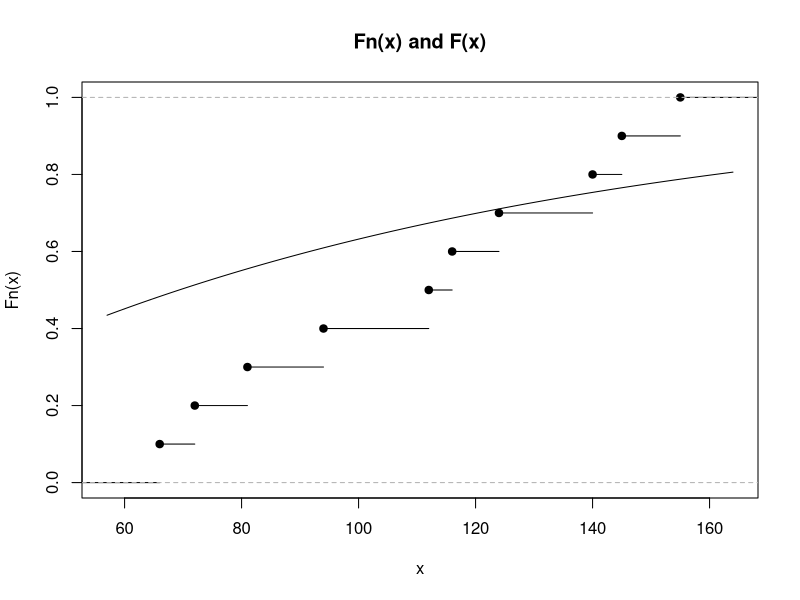
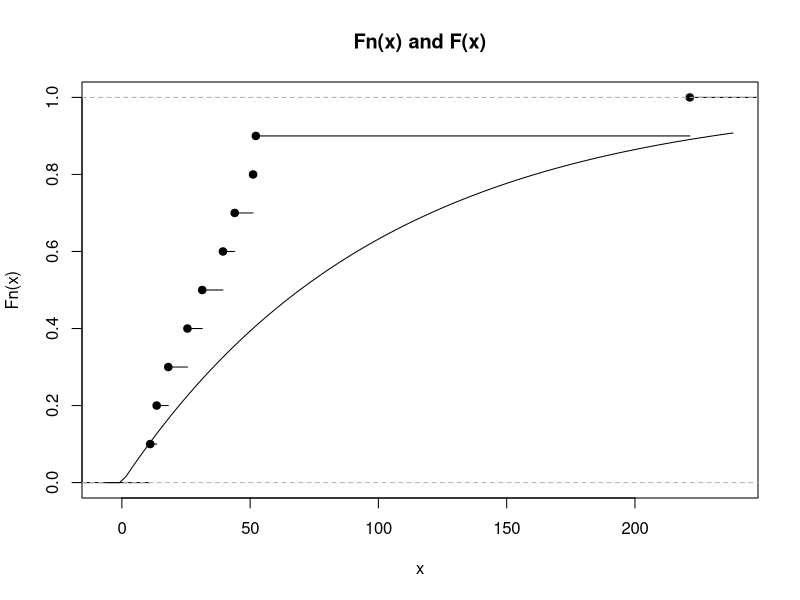
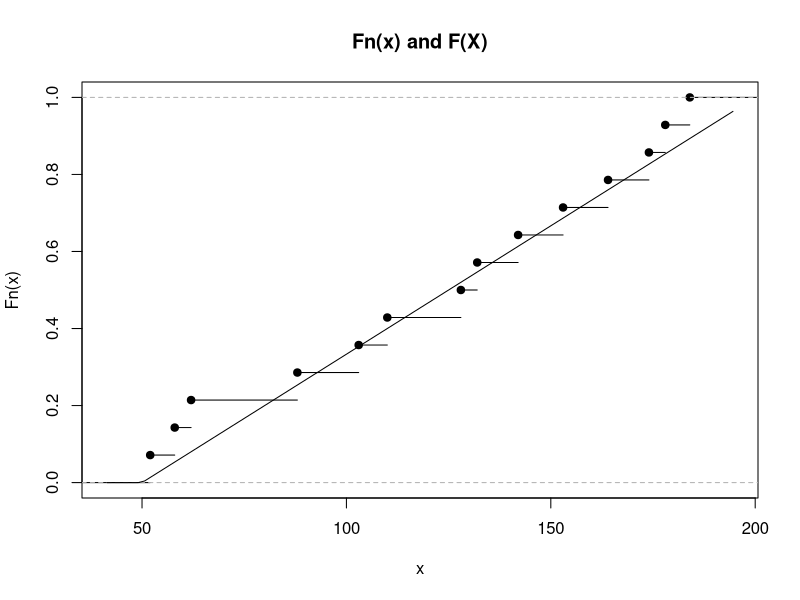
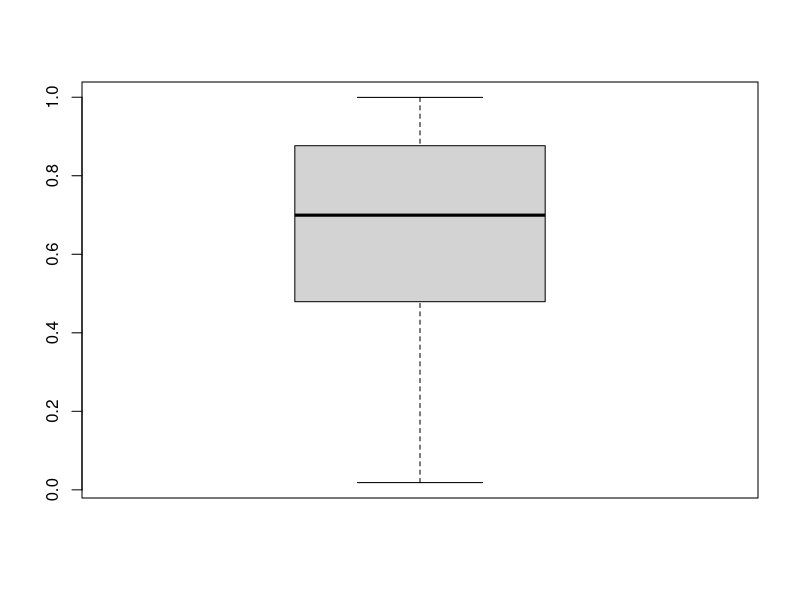

Write the R code that produced these figures, in order.
# Example 9b and more
draw.FnF = function(x, F, ...) { # draw the ecdf Fn and the assumed df F
  plot(ecdf(x), main = 'Fn(x) and F(x)')
  curve(F(x, ...), add = T)
}

y = c(66, 72, 81, 94, 112, 116, 124, 140, 145, 155)
draw.FnF(y, pexp, rate=0.01)
ks.test(y, 'pexp', rate=0.01)
y = rexp(10, rate=0.01) # H0 : (F는 평균 100인 지수분포)가 참일 때 그림과 검정결과
draw.FnF(y, pexp, rate=0.01)
ks.test(y, 'pexp', rate=0.01)

# [Exercise 9.1]
y = c(141, 291, 132)
chisq.test(y, p=c(.25, .5, .25))$p.value
chisq.test(y, p=c(.25, .5, .25),
           simulate.p.value=TRUE, B=10000)$p.value

# [Exercise 9.4]
draw.FnF = function(x, F, ...) {
  plot(ecdf(x), main='Fn(x) and F(X)')
  curve(F(x,...), add=T)
}

y = c(164, 142, 110, 153, 103, 52, 174, 88, 178, 184, 58, 62, 132, 128)
draw.FnF(y, punif, min=50, max=200)
ks.test(y, punif, min=50, max=200)
ks.test(y, punif, min=50, max=200, exact=TRUE)$p.value
ks.test(y, punif, min=50, max=200, exact=FALSE)$p.value

# [Sec 9.2]
# 2017 Mid-term Exam : Question [2]
n = 20; theta =5; N =1000
phat = phat.exact = numeric(N)
for (i in 1:N) {
  y = rexp(n, rate=1/theta)
  phat[i] = ks.test(y, "pexp", 1/mean(y), exact = TRUE)$p.value
# phat.exact[i] = ks.test(y, 'pexp', 1/mean(y), exact = TRUE)$p.value : 해당 코드는 없어도 댐 
}

c(mean(phat), sd(phat)/sqrt(N))
ks.test(phat, "punif")
boxplot(phat) # 기각되는 것을 볼 수 이씀. Uniform distribution을 따르려면 0.5기준 0.25 - 0.75

# c(mean(phat.exact), sd(phat.exact)/sqrt(N))
# ks.test(phat.exact, "punif")
# boxplot(phat.exact) # 기각되는 것을 볼 수 이씀. Uniform distribution을 따르려면 0.5기준 0.25 - 0.75
